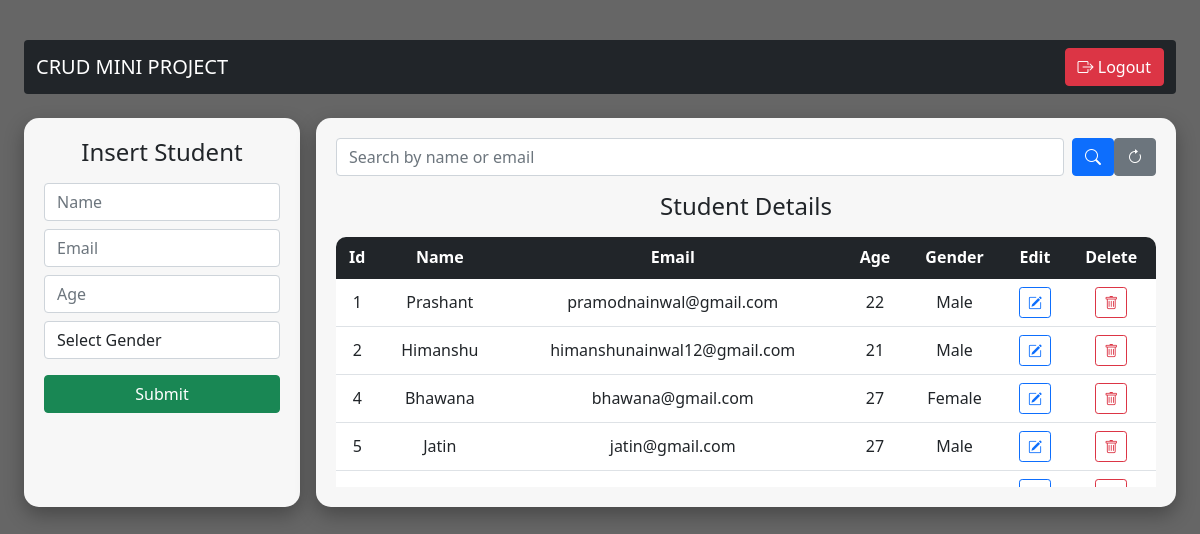
/dashboard/, run on the app's committed database.
### app/models.py (models this page shows, shortened)
class Student(models.Model):
    name=models.CharField(max_length=25,blank=False,null=False)
    email=models.EmailField()
    age=models.IntegerField()
    gender=models.CharField(max_length=25,blank=False,null=False)

### app/views.py (the view)
# urls.py: path('dashboard/',views.index,name="index"),
def index(request):
    query = request.GET.get('q')   # search input
    if query:
        data = Student.objects.filter(
            Q(name__icontains=query) | Q(email__icontains=query)
        )
    else:
        data = Student.objects.all()
    return render(request, 'index.html', {'data': data})

### app/templates/index.html (shortened to what this page needs)
<!DOCTYPE html>
<html lang="en">
<head>
  <link href="https://cdn.jsdelivr.net/npm/bootstrap@5.1.3/dist/css/bootstrap.min.css" rel="stylesheet">
  <link rel="stylesheet" href="https://cdn.jsdelivr.net/npm/bootstrap-icons@1.10.5/font/bootstrap-icons.css">
</head>
<body>
<div class="overlay">
  <div class="container-fluid px-4">
    <nav class="navbar navbar-dark bg-dark mb-4 rounded">
      <div class="container-fluid">
        <span class="navbar-brand mb-0 h1">CRUD MINI PROJECT</span>
        <a href="/logout/" class="btn btn-danger"
           onclick="return confirm('Are you sure you want to logout?')">
           <i class="bi bi-box-arrow-right"></i> Logout
        </a>
      </div>
    </nav>
    <div class="row g-3 align-items-stretch">
      <div class="col-md-3 d-flex">
        <div class="card-custom w-100">
          <h4 class="text-center mb-3">Insert Student</h4>
          <form action="/insert/" method="post">
            <input type="text" class="form-control mb-2" placeholder="Name" name="name" required>
            <input type="email" class="form-control mb-2" placeholder="Email" name="email" required>
            <input type="number" class="form-control mb-2" placeholder="Age" name="age" required>
            <select class="form-control mb-3" name="gender" required>
              <option selected disabled>Select Gender</option>
            </select>
            <div class="d-grid">
              <button class="btn btn-success">Submit</button>
            </div>
          </form>
        </div>
      </div>
      <div class="col-md-9 d-flex">
        <div class="card-custom w-100">
          <form method="GET" class="mb-3 d-flex">
            <input type="text" name="q" class="form-control me-2"
                   placeholder="Search by name or email"
                   value="{{ request.GET.q }}">
            <button class="btn btn-primary">
              <i class="bi bi-search"></i>
            </button>
            <a href="{% url 'index' %}" class="btn btn-secondary">
              <i class="bi bi-arrow-clockwise"></i>
            </a>
          </form>
          <h4 class="text-center mb-3">Student Details</h4>
          <div class="table-responsive table-container">
          <table class="table table-hover text-center align-middle">
            <thead class="table-dark">
              <tr>
                <th>Id</th>
                <th>Name</th>
                <th>Email</th>
                <th>Age</th>
                <th>Gender</th>
                <th>Edit</th>
                <th>Delete</th>
              </tr>
            </thead>
            <tbody>
              {% for d in data %}
              <tr>
                <td>{{d.id}}</td>
                <td>{{d.name}}</td>
                <td>{{d.email}}</td>
                <td>{{d.age}}</td>
                <td>{{d.gender}}</td>
                <td>
                  <a href="/update/{{d.id}}" class="btn btn-sm btn-outline-primary">
                    <i class="bi bi-pencil-square"></i>
                  </a>
                </td>
                <td>
                  <a href="/delete/{{d.id}}" class="btn btn-sm btn-outline-danger">
                    <i class="bi bi-trash"></i>
                  </a>
                </td>
              </tr>
              {% endfor %}
            </tbody>
          </table>
        </div>
        </div>
      </div>
    </div>
  </div>
</div>
</body>
</html>

### app/templates/index.html (style rules this page uses)
body { background: url('https://images.unsplash.com/photo-1506744038136-46273834b3fb') no-repeat center center/cover; min-height: 100vh; }
.overlay { background: rgba(0, 0, 0, 0.6); min-height: 100vh; padding: 40px 0; }
.card-custom { background: rgba(255, 255, 255, 0.95); border-radius: 15px; box-shadow: 0px 8px 20px rgba(0,0,0,0.3); padding: 20px; }
.table { background: white; border-radius: 10px; overflow: hidden; }
.card-custom { height: 100%; }
.table-container { max-height: 250px; overflow-y: auto; }

### data on the page
Student: id "1", name "Prashant", email "pramodnainwal@gmail.com", age "22", gender "Male"
Student: id "2", name "Himanshu", email "himanshunainwal12@gmail.com", age "21", gender "Male"
Student: id "4", name "Bhawana", email "bhawana@gmail.com", age "27", gender "Female"
Student: id "5", name "Jatin", email "jatin@gmail.com", age "27", gender "Male"
